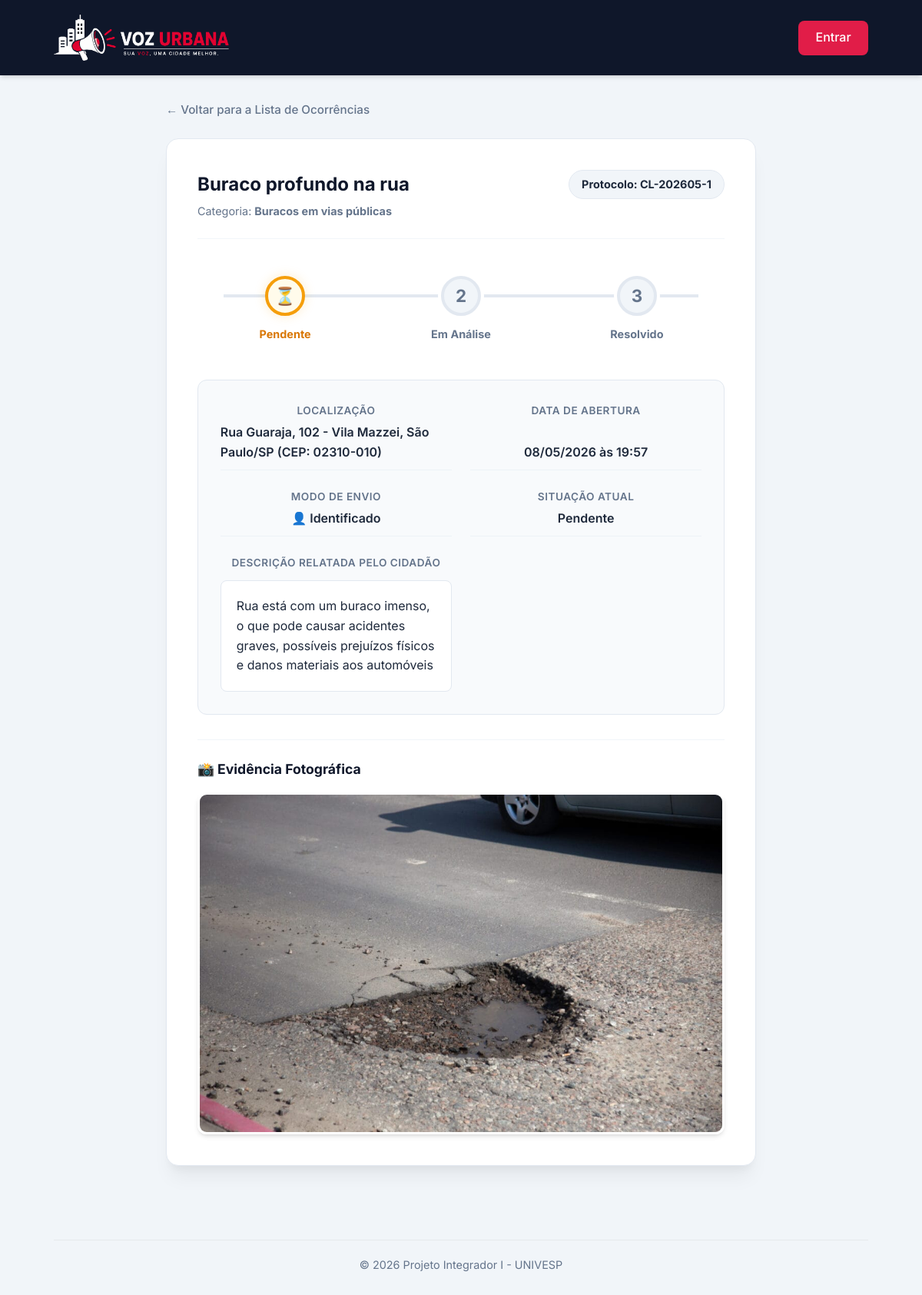
/acompanhar/1/, run on the app's committed database.
### denuncias/models.py (models this page shows, shortened)
class Denuncia(models.Model):
    CATEGORIAS = [
        ('buraco', 'Buracos em vias públicas'),
        ('iluminacao', 'Falha na iluminação pública'),
        ('lixo', 'Descarte irregular de lixo / entulho'),
        ('enchente', 'Alagamento / Enchente'),
        ('outros', 'Outros problemas urbanos'),
    ]
    STATUS_CHOICES = [
        ('pendente', 'Pendente'),
        ('analise', 'Em Análise'),
        ('resolvido', 'Resolvido'),
    ]
    titulo = models.CharField(max_length=100, verbose_name="Título")
    categoria = models.CharField(max_length=50, choices=CATEGORIAS, verbose_name="Categoria")
    descricao = models.TextField(verbose_name="Descrição do Problema")
    cep = models.CharField(max_length=9, verbose_name="CEP", default="")
    endereco = models.CharField(max_length=255, verbose_name="Endereço", default="")
    numero = models.CharField(max_length=20, verbose_name="Número", default="", blank=True)
    bairro = models.CharField(max_length=100, verbose_name="Bairro", default="")
    cidade = models.CharField(max_length=100, verbose_name="Cidade", default="")
    estado = models.CharField(max_length=2, verbose_name="Estado", default="")
    localizacao = models.CharField(max_length=255, verbose_name="Endereço / Localização", blank=True)
    foto = models.ImageField(upload_to='denuncias/', null=True, blank=True, verbose_name="Fotografia de Evidência")
    anonimo = models.BooleanField(default=False, verbose_name="Denunciar de forma anônima")
    status = models.CharField(max_length=20, choices=STATUS_CHOICES, default='pendente', verbose_name="Status")
    resposta_gestor = models.TextField(null=True, blank=True, verbose_name="Resposta da Administração")
    criado_em = models.DateTimeField(auto_now_add=True, verbose_name="Criado em")
    atualizado_em = models.DateTimeField(auto_now=True, verbose_name="Atualizado em")
    class Meta:
        ordering = ['-criado_em']
        verbose_name = "Denúncia"
        verbose_name_plural = "Denúncias"

### denuncias/views.py (the view)
# urls.py: path('acompanhar/<int:pk>/', views.detalhe_chamado, name='detalhe_chamado'),
def detalhe_chamado(request, pk):
    denuncia = get_object_or_404(Denuncia, pk=pk)
    return render(request, 'denuncias/detalhe.html', {'denuncia': denuncia})

### templates/denuncias/detalhe.html (shortened to what this page needs)
{% extends 'base.html' %}
{% block content %}
<div class="detail-container">
    <div class="back-link-container">
        <a href="{% url 'acompanhar_chamado' %}" class="btn-back">&larr; Voltar para a Lista de Ocorrências</a>
    </div>
    <div class="timeline-card status-{{ denuncia.status }}">
        <div class="timeline-title-row">
            <div>
                <h3>{{ denuncia.titulo }}</h3>
                <p style="color: var(--text-muted); font-size: 0.9rem; margin-top: 0.25rem;">
                    Categoria: <strong>{{ denuncia.get_categoria_display }}</strong>
                </p>
            </div>
            <span class="protocol-badge">Protocolo: CL-{{ denuncia.criado_em|date:"Y" }}{{ denuncia.criado_em|date:"m" }}-{{ denuncia.pk }}</span>
        </div>
        <div class="status-timeline">
            <div class="timeline-step step-1">
                <div class="step-circle">
                    {% if denuncia.status == 'pendente' %}⏳{% else %}✔{% endif %}
                </div>
                <span class="step-label">Pendente</span>
            </div>
            <div class="timeline-step step-2">
                <div class="step-circle">
                    {% if denuncia.status == 'pendente' %}2{% elif denuncia.status == 'analise' %}🛠️{% else %}✔{% endif %}
                </div>
                <span class="step-label">Em Análise</span>
            </div>
            <div class="timeline-step step-3">
                <div class="step-circle">
                    {% if denuncia.status == 'resolvido' %}🎉{% else %}3{% endif %}
                </div>
                <span class="step-label">Resolvido</span>
            </div>
        </div>
        <div class="details-grid">
            <div class="detail-item">
                <span class="detail-label">Localização</span>
                <span class="detail-value">{{ denuncia.localizacao }}</span>
            </div>
            <div class="detail-item">
                <span class="detail-label">Data de Abertura</span>
                <span class="detail-value">{{ denuncia.criado_em|date:"d/m/Y \à\s H:i" }}</span>
            </div>
            <div class="detail-item">
                <span class="detail-label">Modo de Envio</span>
                <span class="detail-value">
                    {% if denuncia.anonimo %}
                        🔒 Anônimo
                    {% else %}
                        👤 Identificado
                    {% endif %}
                </span>
            </div>
            <div class="detail-item">
                <span class="detail-label">Situação Atual</span>
                <span class="detail-value" style="text-transform: capitalize;">{{ denuncia.get_status_display }}</span>
            </div>
            <div class="detail-item desc">
                <span class="detail-label">Descrição Relatada pelo Cidadão</span>
                <div class="detail-value desc">{{ denuncia.descricao|linebreaks }}</div>
            </div>
        </div>
        {% if denuncia.foto %}
            <div class="attached-photo-box">
                <h4>📸 Evidência Fotográfica</h4>
                <img src="{{ denuncia.foto.url }}" alt="Foto da ocorrência" class="attached-img">
            </div>
        {% endif %}
    </div>
</div>
{% endblock %}

### static/css/style.css (style rules this page uses)
:root { --primary-color: #e11d48; --primary-hover: #be123c; --secondary-color: #0f172a; --bg-color: #f1f5f9; --text-color: #1e293b; --text-muted: #64748b; --white: #ffffff; --shadow: 0 4px 6px -1px rgb(0 0 0 / 0.1), 0 2px 4px -2px rgb(0 0 0 / 0.1); --border-radius: 8px; }
* { margin: 0; padding: 0; box-sizing: border-box; font-family: 'Inter', sans-serif; }
body { font-family: 'Inter', sans-serif; background-color: var(--bg-color); color: var(--text-color); line-height: 1.6; }
.back-link-container { margin-bottom: 1.5rem; }
.btn-back { text-decoration: none; color: var(--text-muted); font-weight: 500; font-size: 0.95rem; transition: color 0.3s; }
.details-grid { display: grid; grid-template-columns: 1fr; gap: 0.85rem; }
.detail-item { display: flex; justify-content: space-between; align-items: center; border-bottom: 1px solid #edf2f7; padding-bottom: 0.6rem; font-size: 0.9rem; }
.detail-item:last-child { border-bottom: none; padding-bottom: 0; }
.detail-label { color: var(--text-muted); font-weight: 500; }
.detail-value { font-weight: 600; color: var(--text-color); }
.attached-img { max-width: 100%; max-height: 200px; border-radius: 8px; border: 1px solid #cbd5e1; display: block; margin: 0 auto; object-fit: contain; }

### templates/denuncias/detalhe.html (style rules this page uses)
.detail-container { max-width: 800px; margin: 2rem auto; padding: 0 1rem; }
.timeline-card { background: var(--white); border-radius: 16px; box-shadow: 0 20px 25px -5px rgba(0, 0, 0, 0.05), 0 10px 10px -5px rgba(0, 0, 0, 0.04); border: 1px solid #e2e8f0; padding: 2.5rem; margin-bottom: 2rem; overflow: hidden; }
.timeline-title-row { display: flex; justify-content: space-between; align-items: flex-start; border-bottom: 1px solid #f1f5f9; padding-bottom: 1.5rem; margin-bottom: 2rem; }
.timeline-title-row h3 { font-size: 1.5rem; font-weight: 700; color: var(--secondary-color); }
.protocol-badge { background-color: #f1f5f9; color: var(--text-color); padding: 0.4rem 1rem; border-radius: 9999px; font-weight: 700; font-size: 0.9rem; border: 1px solid #e2e8f0; }
.status-timeline { display: flex; justify-content: space-between; position: relative; margin: 3rem 0; padding: 0 1rem; }
.status-timeline::before { content: ''; position: absolute; top: 24px; left: 5%; right: 5%; height: 4px; background-color: #e2e8f0; z-index: 1; }
.timeline-step { display: flex; flex-direction: column; align-items: center; position: relative; z-index: 3; width: 30%; }
.step-circle { width: 52px; height: 52px; border-radius: 50%; background-color: #f1f5f9; border: 4px solid #e2e8f0; display: flex; align-items: center; justify-content: center; font-size: 1.4rem; font-weight: bold; color: var(--text-muted); transition: all 0.4s ease; box-shadow: 0 0 0 4px white; }
.step-label { margin-top: 0.75rem; font-size: 0.9rem; font-weight: 700; color: var(--text-muted); text-align: center; transition: color 0.4s ease; }
.status-pendente .step-1 .step-circle, .status-analise .step-1 .step-circle, .status-resolvido .step-1 .step-circle { background-color: #fffbeb; border-color: #f59e0b; color: #f59e0b; box-shadow: 0 0 15px rgba(245, 158, 11, 0.2); }
.status-pendente .step-1 .step-label, .status-analise .step-1 .step-label, .status-resolvido .step-1 .step-label { color: #d97706; }
.details-grid { display: grid; grid-template-columns: repeat(2, 1fr); gap: 1.5rem; background: #f8fafc; padding: 1.8rem; border-radius: 12px; margin-bottom: 2rem; border: 1px solid #e2e8f0; }
.detail-item { display: flex; flex-direction: column; }
.detail-label { font-size: 0.85rem; text-transform: uppercase; letter-spacing: 0.5px; color: var(--text-muted); margin-bottom: 0.25rem; font-weight: 600; }
.detail-value { font-size: 1rem; font-weight: 600; color: var(--text-color); }
.detail-value.desc { grid-column: span 2; font-weight: 400; line-height: 1.6; background: white; padding: 1.25rem; border-radius: 8px; border: 1px solid #e2e8f0; margin-top: 0.5rem; }
.attached-photo-box { margin-top: 2rem; border-top: 1px solid #f1f5f9; padding-top: 1.5rem; }
.attached-photo-box h4 { font-size: 1.1rem; color: var(--secondary-color); margin-bottom: 1rem; }
.attached-img { max-width: 100%; max-height: 450px; border-radius: 12px; object-fit: contain; box-shadow: var(--shadow); border: 3px solid white; }

### data on the page
Denuncia: titulo "Buraco profundo na rua", categoria "Buracos em vias públicas", criado_em "2026", criado_em "05", pk "1", localizacao "Rua Guaraja, 102 - Vila Mazzei, São Paulo/SP (CEP: 02310-010)", criado_em "08/05/2026 às 19:57", status "Pendente", descricao "Rua está com um buraco imenso, o que pode causar acidentes graves, possíveis prejuízos físicos e danos materiais aos automóveis", foto (picture)
